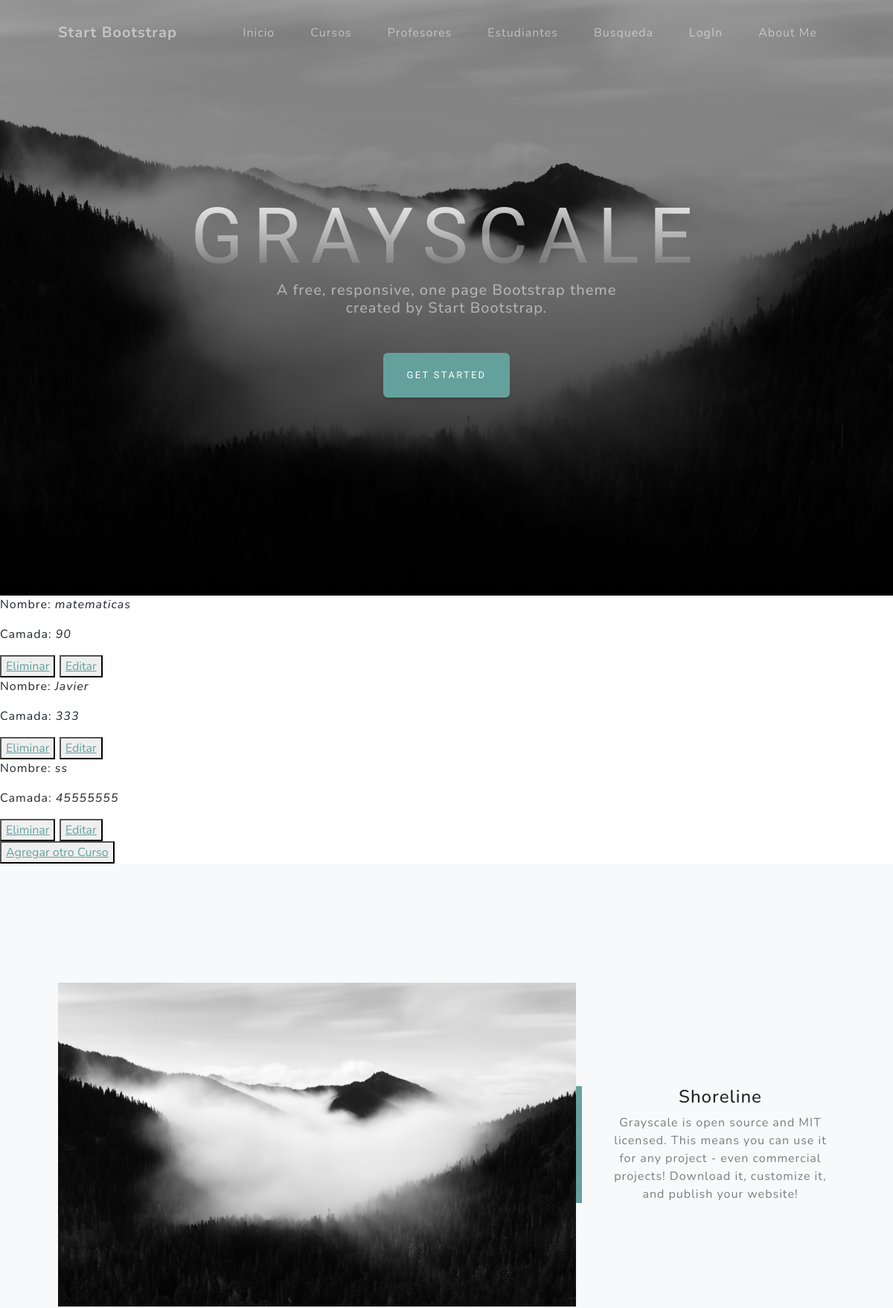
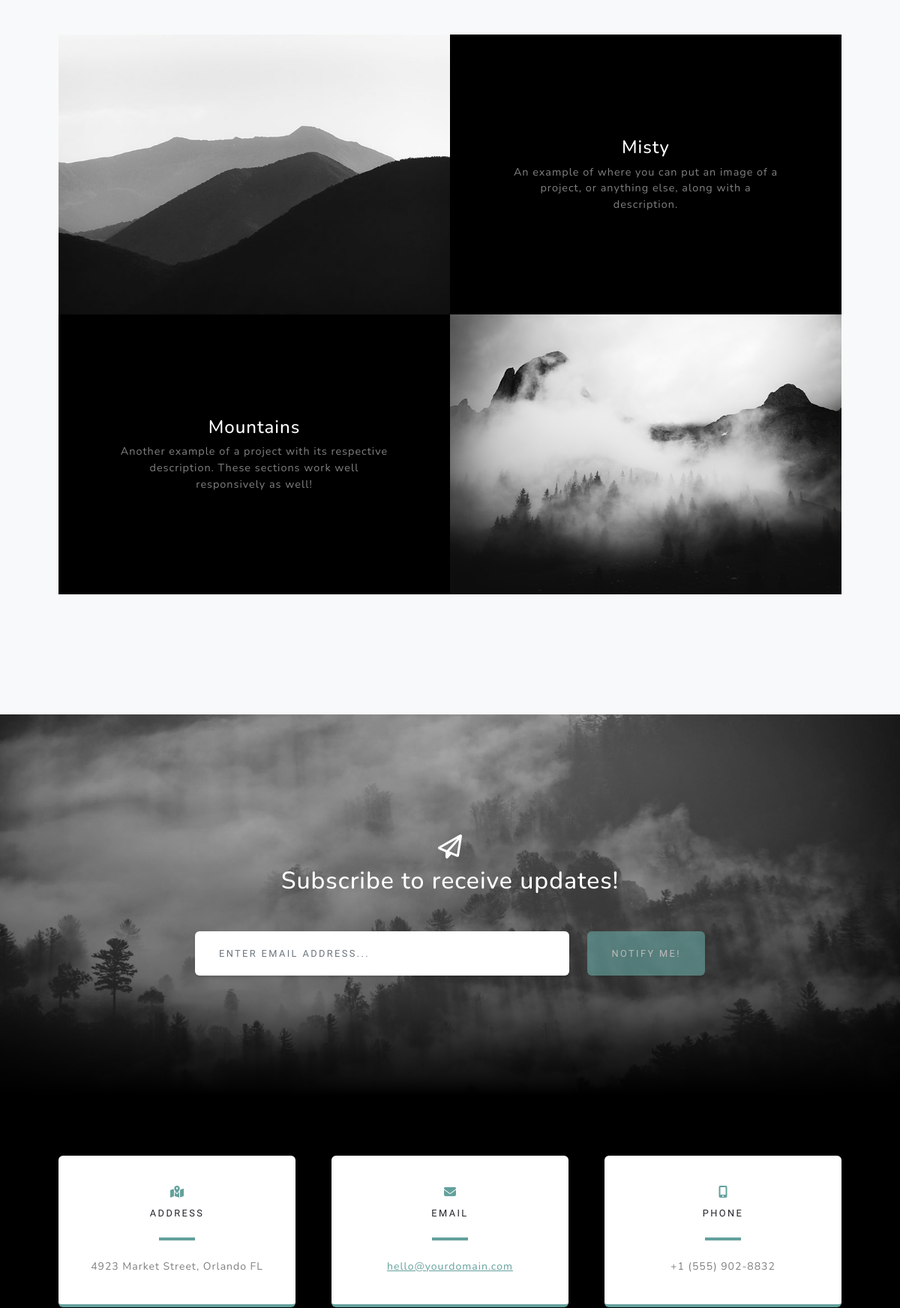
Screenshot of /AppCoder/curso/lista/ (upper part) with the database file from the repository (2 pictures, top to bottom).
### AppCoder/models.py (models this page shows, shortened)
class Curso(models.Model):
    nombre = models.CharField(max_length=40)
    camada = models.IntegerField()

### AppCoder/views_clases.py (the view)
# urls.py: path('curso/lista/', views_clases.CursoListView.as_view(), name='CursoList'),
class CursoListView(ListView):
    model = Curso
    context_object_name = "cursos"
    template_name = "appCoder/Vistas_Clases/curso_list.html"

### AppCoder/templates/appcoder/Vistas_Clases/curso_list.html (shortened to what this page needs)
<!DOCTYPE html>
<html lang="en">
<head>
</head>
<body>
    {% extends "AppCoder/index.html" %}
    {%load static %}
    {%block quecambia %}
    {% for p in cursos %}
    <p>Nombre: <i>{{ p.nombre }}</i></p>
    <p>Camada: <i>{{ p.camada }}</i></p>
    <button>
        <a href="{% url 'CursoDelete' p.id %}"> Eliminar</a>
    </button>
    <button>
        <a href="{% url 'CursoEdit' p.id %}">Editar</a>
    </button>
{% endfor %}
<br>
<button>
<a href="{% url 'CursoNew' %}">Agregar otro Curso</a>
</button>
    {%endblock%}

### rows the page displays
Curso: nombre "matematicas", camada "90"
Curso: nombre "Javier", camada "333"
Curso: nombre "ss", camada "45555555"
